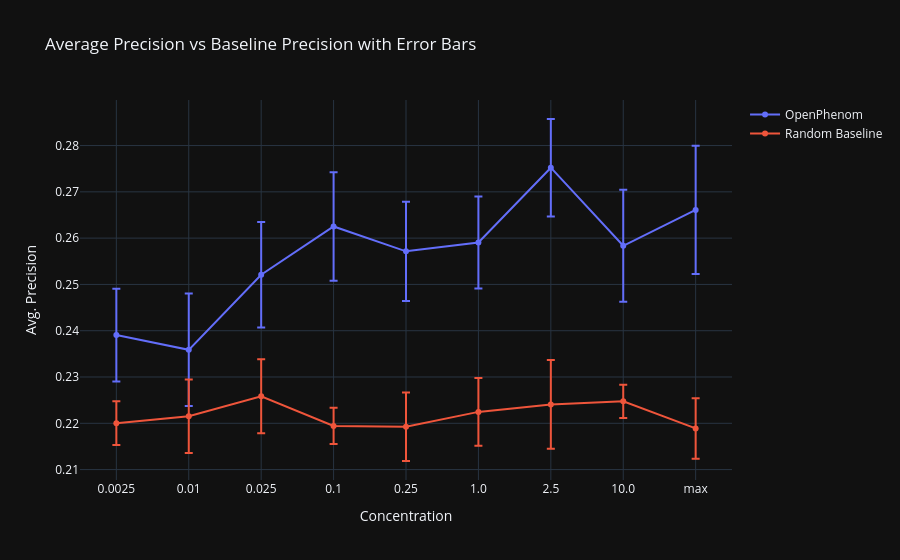
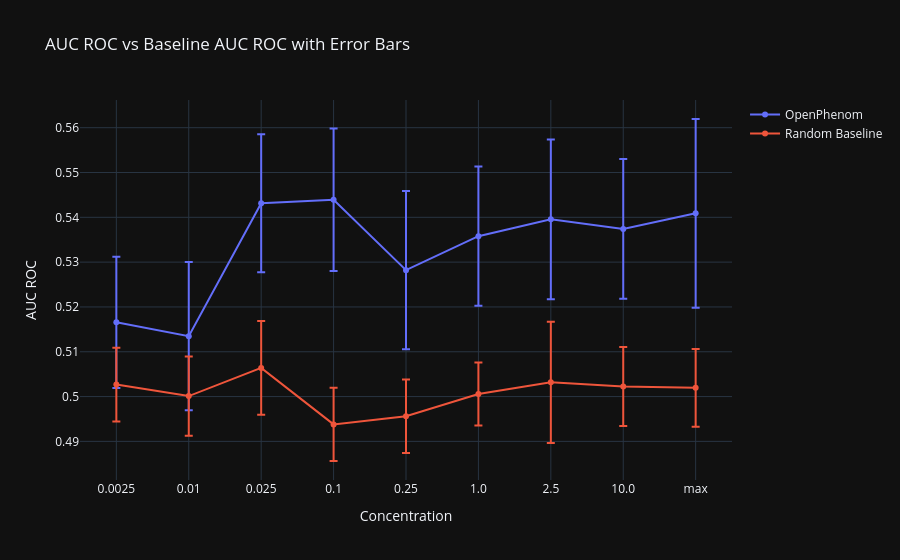

Here is the notebook cell these charts were saved with, in order:
### Code cell
import plotly.express as px
import plotly.graph_objects as go

# Define the metrics and their corresponding labels
metrics = [
    {
        "mean_results": mean_results,
        "y_mean": "avg_precision_mean",
        "y_std": "avg_precision_std",
        "baseline_mean": "baseline_mean",
        "baseline_std": "baseline_std",
        "title": "Average Precision vs Baseline Precision with Error Bars",
        "yaxis_title": "Avg. Precision"
    },
    {
        "mean_results": mean_results_auc,
        "y_mean": "auc_roc_mean",
        "y_std": "auc_roc_std",
        "baseline_mean": "baseline_auc_mean",
        "baseline_std": "baseline_auc_std",
        "title": "AUC ROC vs Baseline AUC ROC with Error Bars",
        "yaxis_title": "AUC ROC"
    }
]

# Loop through the metrics and create the figures
for metric in metrics:
    fig = go.Figure()

    fig.add_trace(go.Scatter(
        x=metric["mean_results"]['concentration'],
        y=metric["mean_results"][metric["y_mean"]],
        error_y=dict(type='data', array=metric["mean_results"][metric["y_std"]]),
        mode='lines+markers',
        name="OpenPhenom",
    ))

    fig.add_trace(go.Scatter(
        x=metric["mean_results"]['concentration'],
        y=metric["mean_results"][metric["baseline_mean"]],
        error_y=dict(type='data', array=metric["mean_results"][metric["baseline_std"]]),
        mode='lines+markers',
        name="Random Baseline",
    ))

    fig.update_layout(
        title=metric["title"],
        xaxis_title='Concentration',
        yaxis_title=metric["yaxis_title"],
        template='plotly_dark'
    )

    fig.show()

### Figure 1 — Plotly figure (JSON) as saved in the notebook; plotly's stock layout.template omitted (floating-point values rounded to 4 significant figures)
{"data": [{"error_y": {"array": [0.01003, 0.01215, 0.01137, 0.01172, 0.01071, 0.009954, 0.01052, 0.01209, 0.01385], "type": "data"}, "mode": "lines+markers", "name": "OpenPhenom", "type": "scatter", "x": ["0.0025", "0.01", "0.025", "0.1", "0.25", "1.0", "2.5", "10.0", "max"], "y": [0.2391, 0.2359, 0.2521, 0.2625, 0.2571, 0.2591, 0.2752, 0.2583, 0.2661]}, {"error_y": {"array": [0.004727, 0.007955, 0.007982, 0.003919, 0.007403, 0.007302, 0.009593, 0.003596, 0.006525], "type": "data"}, "mode": "lines+markers", "name": "Random Baseline", "type": "scatter", "x": ["0.0025", "0.01", "0.025", "0.1", "0.25", "1.0", "2.5", "10.0", "max"], "y": [0.22, 0.2215, 0.2258, 0.2194, 0.2193, 0.2225, 0.2241, 0.2247, 0.2189]}], "layout": {"title": {"text": "Average Precision vs Baseline Precision with Error Bars"}, "xaxis": {"title": {"text": "Concentration"}}, "yaxis": {"title": {"text": "Avg. Precision"}}}}

### Figure 2 — Plotly figure (JSON) as saved in the notebook; plotly's stock layout.template omitted (floating-point values rounded to 4 significant figures)
{"data": [{"error_y": {"array": [0.01464, 0.01654, 0.0154, 0.01592, 0.01767, 0.01554, 0.01781, 0.01559, 0.02105], "type": "data"}, "mode": "lines+markers", "name": "OpenPhenom", "type": "scatter", "x": ["0.0025", "0.01", "0.025", "0.1", "0.25", "1.0", "2.5", "10.0", "max"], "y": [0.5166, 0.5135, 0.5432, 0.5439, 0.5282, 0.5358, 0.5395, 0.5374, 0.5409]}, {"error_y": {"array": [0.00823, 0.008839, 0.01046, 0.008167, 0.008211, 0.007043, 0.01354, 0.008814, 0.008687], "type": "data"}, "mode": "lines+markers", "name": "Random Baseline", "type": "scatter", "x": ["0.0025", "0.01", "0.025", "0.1", "0.25", "1.0", "2.5", "10.0", "max"], "y": [0.5027, 0.5001, 0.5064, 0.4938, 0.4956, 0.5006, 0.5032, 0.5022, 0.502]}], "layout": {"title": {"text": "AUC ROC vs Baseline AUC ROC with Error Bars"}, "xaxis": {"title": {"text": "Concentration"}}, "yaxis": {"title": {"text": "AUC ROC"}}}}
